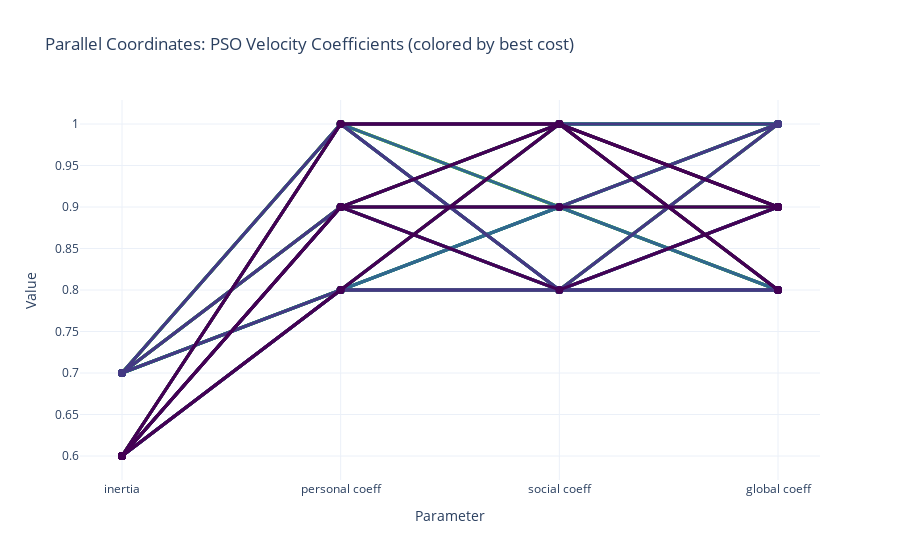

The notebook cell saved with this chart:
### Code cell
# Draw parallel coordinates for w_inertia, c_personal, c_social, c_global
# Each line represents a row from the previous table, colored by best cost (darker = better)
# If two lines coincide, the darker color (lower cost) should be drawn on top
import plotly.graph_objects as go
import pandas as pd

def plot_parallel_coords(table_df):
    # Use only the required columns
    axes = ['inertia', 'personal coeff', 'social coeff', 'global coeff']
    color_col = 'bin color'
    cost_col = 'best cost'
    # Sort so that lower cost (darker) is plotted last (on top)
    # Viridis: lower cost = lower bin = darker color
    # To ensure darker lines are on top, plot lightest (highest cost) first, darkest (lowest cost) last
    table_df_sorted = table_df.sort_values(cost_col, ascending=False).reset_index(drop=True)
    fig = go.Figure()
    for i, row in table_df_sorted.iterrows():
        y = [row[a] for a in axes]
        color = row[color_col]
        fig.add_trace(go.Scatter(
            x=axes,
            y=y,
            mode='lines+markers',
            line=dict(color=color, width=3),
            marker=dict(color=color, size=8),
            name=f"best_cost={row[cost_col]:.2f}",
            showlegend=False
        ))
    fig.update_layout(
        title="Parallel Coordinates: PSO Velocity Coefficients (colored by best cost)",
        xaxis_title="Parameter",
        yaxis_title="Value",
        template="plotly_white"
    )
    fig.update_xaxes(type='category')
    fig.show()

# Try to find the last table_df in scope (from previous cell)
if 'table_df' in locals() and not table_df.empty:
    plot_parallel_coords(table_df)
else:
    print("Run the previous cell to generate the table first.")

### Figure 1 — Plotly figure (JSON) as saved in the notebook; plotly's stock layout.template omitted (floating-point values rounded to 4 significant figures)
{"data": [{"line": {"color": "#fde725", "width": 3}, "marker": {"color": "#fde725", "size": 8}, "mode": "lines+markers", "name": "best_cost=3.43", "showlegend": false, "type": "scatter", "x": ["inertia", "personal coeff", "social coeff", "global coeff"], "y": [0.7, 0.8, 1, 0.8]}, {"line": {"color": "#fde725", "width": 3}, "marker": {"color": "#fde725", "size": 8}, "mode": "lines+markers", "name": "best_cost=3.16", "showlegend": false, "type": "scatter", "x": ["inertia", "personal coeff", "social coeff", "global coeff"], "y": [0.7, 0.8, 0.9, 0.8]}, {"line": {"color": "#fde725", "width": 3}, "marker": {"color": "#fde725", "size": 8}, "mode": "lines+markers", "name": "best_cost=3.10", "showlegend": false, "type": "scatter", "x": ["inertia", "personal coeff", "social coeff", "global coeff"], "y": [0.7, 1, 1, 0.9]}, {"line": {"color": "#fde725", "width": 3}, "marker": {"color": "#fde725", "size": 8}, "mode": "lines+markers", "name": "best_cost=2.86", "showlegend": false, "type": "scatter", "x": ["inertia", "personal coeff", "social coeff", "global coeff"], "y": [0.6, 1, 0.9, 1]}, {"line": {"color": "#fde725", "width": 3}, "marker": {"color": "#fde725", "size": 8}, "mode": "lines+markers", "name": "best_cost=2.63", "showlegend": false, "type": "scatter", "x": ["inertia", "personal coeff", "social coeff", "global coeff"], "y": [0.7, 1, 0.9, 0.9]}, {"line": {"color": "#fde725", "width": 3}, "marker": {"color": "#fde725", "size": 8}, "mode": "lines+markers", "name": "best_cost=2.61", "showlegend": false, "type": "scatter", "x": ["inertia", "personal coeff", "social coeff", "global coeff"], "y": [0.6, 1, 0.9, 0.9]}, {"line": {"color": "#fde725", "width": 3}, "marker": {"color": "#fde725", "size": 8}, "mode": "lines+markers", "name": "best_cost=2.57", "showlegend": false, "type": "scatter", "x": ["inertia", "personal coeff", "social coeff", "global coeff"], "y": [0.7, 0.9, 1, 1]}, {"line": {"color": "#fde725", "width": 3}, "marker": {"color": "#fde725", "size": 8}, "mode": "lines+markers", "name": "best_cost=2.54", "showlegend": false, "type": "scatter", "x": ["inertia", "personal coeff", "social coeff", "global coeff"], "y": [0.7, 0.9, 0.9, 0.9]}, {"line": {"color": "#90d743", "width": 3}, "marker": {"color": "#90d743", "size": 8}, "mode": "lines+markers", "name": "best_cost=2.47", "showlegend": false, "type": "scatter", "x": ["inertia", "personal coeff", "social coeff", "global coeff"], "y": [0.7, 1, 1, 1]}, {"line": {"color": "#90d743", "width": 3}, "marker": {"color": "#90d743", "size": 8}, "mode": "lines+markers", "name": "best_cost=2.46", "showlegend": false, "type": "scatter", "x": ["inertia", "personal coeff", "social coeff", "global coeff"], "y": [0.7, 0.9, 0.8, 1]}, {"line": {"color": "#90d743", "width": 3}, "marker": {"color": "#90d743", "size": 8}, "mode": "lines+markers", "name": "best_cost=2.29", "showlegend": false, "type": "scatter", "x": ["inertia", "personal coeff", "social coeff", "global coeff"], "y": [0.6, 1, 0.9, 0.8]}, {"line": {"color": "#90d743", "width": 3}, "marker": {"color": "#90d743", "size": 8}, "mode": "lines+markers", "name": "best_cost=2.19", "showlegend": false, "type": "scatter", "x": ["inertia", "personal coeff", "social coeff", "global coeff"], "y": [0.7, 0.8, 0.8, 1]}, {"line": {"color": "#90d743", "width": 3}, "marker": {"color": "#90d743", "size": 8}, "mode": "lines+markers", "name": "best_cost=2.17", "showlegend": false, "type": "scatter", "x": ["inertia", "personal coeff", "social coeff", "global coeff"], "y": [0.6, 0.9, 0.9, 1]}, {"line": {"color": "#90d743", "width": 3}, "marker": {"color": "#90d743", "size": 8}, "mode": "lines+markers", "name": "best_cost=2.16", "showlegend": false, "type": "scatter", "x": ["inertia", "personal coeff", "social coeff", "global coeff"], "y": [0.7, 1, 0.8, 0.8]}, {"line": {"color": "#90d743", "width": 3}, "marker": {"color": "#90d743", "size": 8}, "mode": "lines+markers", "name": "best_cost=2.12", "showlegend": false, "type": "scatter", "x": ["inertia", "personal coeff", "social coeff", "global coeff"], "y": [0.6, 0.8, 0.8, 1]}, {"line": {"color": "#90d743", "width": 3}, "marker": {"color": "#90d743", "size": 8}, "mode": "lines+markers", "name": "best_cost=1.92", "showlegend": false, "type": "scatter", "x": ["inertia", "personal coeff", "social coeff", "global coeff"], "y": [0.7, 0.9, 0.9, 0.8]}, {"line": {"color": "#35b779", "width": 3}, "marker": {"color": "#35b779", "size": 8}, "mode": "lines+markers", "name": "best_cost=1.87", "showlegend": false, "type": "scatter", "x": ["inertia", "personal coeff", "social coeff", "global coeff"], "y": [0.7, 0.9, 1, 0.8]}, {"line": {"color": "#35b779", "width": 3}, "marker": {"color": "#35b779", "size": 8}, "mode": "lines+markers", "name": "best_cost=1.86", "showlegend": false, "type": "scatter", "x": ["inertia", "personal coeff", "social coeff", "global coeff"], "y": [0.7, 0.8, 0.8, 0.8]}, {"line": {"color": "#35b779", "width": 3}, "marker": {"color": "#35b779", "size": 8}, "mode": "lines+markers", "name": "best_cost=1.85", "showlegend": false, "type": "scatter", "x": ["inertia", "personal coeff", "social coeff", "global coeff"], "y": [0.6, 0.8, 0.9, 0.9]}, {"line": {"color": "#35b779", "width": 3}, "marker": {"color": "#35b779", "size": 8}, "mode": "lines+markers", "name": "best_cost=1.83", "showlegend": false, "type": "scatter", "x": ["inertia", "personal coeff", "social coeff", "global coeff"], "y": [0.7, 1, 0.9, 0.8]}, {"line": {"color": "#35b779", "width": 3}, "marker": {"color": "#35b779", "size": 8}, "mode": "lines+markers", "name": "best_cost=1.83", "showlegend": false, "type": "scatter", "x": ["inertia", "personal coeff", "social coeff", "global coeff"], "y": [0.7, 0.8, 1, 0.9]}, {"line": {"color": "#35b779", "width": 3}, "marker": {"color": "#35b779", "size": 8}, "mode": "lines+markers", "name": "best_cost=1.79", "showlegend": false, "type": "scatter", "x": ["inertia", "personal coeff", "social coeff", "global coeff"], "y": [0.7, 0.9, 0.8, 0.9]}, {"line": {"color": "#35b779", "width": 3}, "marker": {"color": "#35b779", "size": 8}, "mode": "lines+markers", "name": "best_cost=1.74", "showlegend": false, "type": "scatter", "x": ["inertia", "personal coeff", "social coeff", "global coeff"], "y": [0.6, 1, 0.8, 0.9]}, {"line": {"color": "#21918c", "width": 3}, "marker": {"color": "#21918c", "size": 8}, "mode": "lines+markers", "name": "best_cost=1.70", "showlegend": false, "type": "scatter", "x": ["inertia", "personal coeff", "social coeff", "global coeff"], "y": [0.6, 1, 0.8, 0.8]}, {"line": {"color": "#21918c", "width": 3}, "marker": {"color": "#21918c", "size": 8}, "mode": "lines+markers", "name": "best_cost=1.68", "showlegend": false, "type": "scatter", "x": ["inertia", "personal coeff", "social coeff", "global coeff"], "y": [0.7, 0.9, 1, 0.9]}, {"line": {"color": "#21918c", "width": 3}, "marker": {"color": "#21918c", "size": 8}, "mode": "lines+markers", "name": "best_cost=1.61", "showlegend": false, "type": "scatter", "x": ["inertia", "personal coeff", "social coeff", "global coeff"], "y": [0.6, 0.8, 1, 1]}, {"line": {"color": "#21918c", "width": 3}, "marker": {"color": "#21918c", "size": 8}, "mode": "lines+markers", "name": "best_cost=1.59", "showlegend": false, "type": "scatter", "x": ["inertia", "personal coeff", "social coeff", "global coeff"], "y": [0.7, 0.8, 1, 1]}, {"line": {"color": "#21918c", "width": 3}, "marker": {"color": "#21918c", "size": 8}, "mode": "lines+markers", "name": "best_cost=1.58", "showlegend": false, "type": "scatter", "x": ["inertia", "personal coeff", "social coeff", "global coeff"], "y": [0.7, 0.8, 0.9, 1]}, {"line": {"color": "#21918c", "width": 3}, "marker": {"color": "#21918c", "size": 8}, "mode": "lines+markers", "name": "best_cost=1.52", "showlegend": false, "type": "scatter", "x": ["inertia", "personal coeff", "social coeff", "global coeff"], "y": [0.7, 1, 1, 0.8]}, {"line": {"color": "#21918c", "width": 3}, "marker": {"color": "#21918c", "size": 8}, "mode": "lines+markers", "name": "best_cost=1.52", "showlegend": false, "type": "scatter", "x": ["inertia", "personal coeff", "social coeff", "global coeff"], "y": [0.6, 0.9, 1, 1]}, {"line": {"color": "#21918c", "width": 3}, "marker": {"color": "#21918c", "size": 8}, "mode": "lines+markers", "name": "best_cost=1.49", "showlegend": false, "type": "scatter", "x": ["inertia", "personal coeff", "social coeff", "global coeff"], "y": [0.6, 0.8, 0.9, 1]}, {"line": {"color": "#31688e", "width": 3}, "marker": {"color": "#31688e", "size": 8}, "mode": "lines+markers", "name": "best_cost=1.47", "showlegend": false, "type": "scatter", "x": ["inertia", "personal coeff", "social coeff", "global coeff"], "y": [0.6, 0.9, 0.8, 1]}, {"line": {"color": "#31688e", "width": 3}, "marker": {"color": "#31688e", "size": 8}, "mode": "lines+markers", "name": "best_cost=1.47", "showlegend": false, "type": "scatter", "x": ["inertia", "personal coeff", "social coeff", "global coeff"], "y": [0.7, 1, 0.9, 1]}, {"line": {"color": "#31688e", "width": 3}, "marker": {"color": "#31688e", "size": 8}, "mode": "lines+markers", "name": "best_cost=1.40", "showlegend": false, "type": "scatter", "x": ["inertia", "personal coeff", "social coeff", "global coeff"], "y": [0.7, 1, 0.8, 1]}, {"line": {"color": "#31688e", "width": 3}, "marker": {"color": "#31688e", "size": 8}, "mode": "lines+markers", "name": "best_cost=1.34", "showlegend": false, "type": "scatter", "x": ["inertia", "personal coeff", "social coeff", "global coeff"], "y": [0.6, 0.9, 0.9, 0.8]}, {"line": {"color": "#31688e", "width": 3}, "marker": {"color": "#31688e", "size": 8}, "mode": "lines+markers", "name": "best_cost=1.32", "showlegend": false, "type": "scatter", "x": ["inertia", "personal coeff", "social coeff", "global coeff"], "y": [0.6, 0.8, 0.9, 0.8]}, {"line": {"color": "#31688e", "width": 3}, "marker": {"color": "#31688e", "size": 8}, "mode": "lines+markers", "name": "best_cost=1.28", "showlegend": false, "type": "scatter", "x": ["inertia", "personal coeff", "social coeff", "global coeff"], "y": [0.7, 0.8, 0.9, 0.9]}, {"line": {"color": "#443983", "width": 3}, "marker": {"color": "#443983", "size": 8}, "mode": "lines+markers", "name": "best_cost=1.27", "showlegend": false, "type": "scatter", "x": ["inertia", "personal coeff", "social coeff", "global coeff"], "y": [0.7, 0.8, 0.8, 0.9]}, {"line": {"color": "#443983", "width": 3}, "marker": {"color": "#443983", "size": 8}, "mode": "lines+markers", "name": "best_cost=1.27", "showlegend": false, "type": "scatter", "x": ["inertia", "personal coeff", "social coeff", "global coeff"], "y": [0.7, 0.9, 0.8, 0.8]}, {"line": {"color": "#443983", "width": 3}, "marker": {"color": "#443983", "size": 8}, "mode": "lines+markers", "name": "best_cost=1.24", "showlegend": false, "type": "scatter", "x": ["inertia", "personal coeff", "social coeff", "global coeff"], "y": [0.6, 0.8, 0.8, 0.8]}, {"line": {"color": "#443983", "width": 3}, "marker": {"color": "#443983", "size": 8}, "mode": "lines+markers", "name": "best_cost=1.20", "showlegend": false, "type": "scatter", "x": ["inertia", "personal coeff", "social coeff", "global coeff"], "y": [0.6, 1, 0.8, 1]}, {"line": {"color": "#443983", "width": 3}, "marker": {"color": "#443983", "size": 8}, "mode": "lines+markers", "name": "best_cost=1.18", "showlegend": false, "type": "scatter", "x": ["inertia", "personal coeff", "social coeff", "global coeff"], "y": [0.6, 0.8, 0.8, 0.9]}, {"line": {"color": "#443983", "width": 3}, "marker": {"color": "#443983", "size": 8}, "mode": "lines+markers", "name": "best_cost=1.17", "showlegend": false, "type": "scatter", "x": ["inertia", "personal coeff", "social coeff", "global coeff"], "y": [0.7, 1, 0.8, 0.9]}, {"line": {"color": "#443983", "width": 3}, "marker": {"color": "#443983", "size": 8}, "mode": "lines+markers", "name": "best_cost=1.16", "showlegend": false, "type": "scatter", "x": ["inertia", "personal coeff", "social coeff", "global coeff"], "y": [0.7, 0.9, 0.9, 1]}, {"line": {"color": "#443983", "width": 3}, "marker": {"color": "#443983", "size": 8}, "mode": "lines+markers", "name": "best_cost=1.10", "showlegend": false, "type": "scatter", "x": ["inertia", "personal coeff", "social coeff", "global coeff"], "y": [0.6, 0.9, 0.8, 0.8]}, {"line": {"color": "#443983", "width": 3}, "marker": {"color": "#443983", "size": 8}, "mode": "lines+markers", "name": "best_cost=1.02", "showlegend": false, "type": "scatter", "x": ["inertia", "personal coeff", "social coeff", "global coeff"], "y": [0.6, 1, 1, 1]}, {"line": {"color": "#440154", "width": 3}, "marker": {"color": "#440154", "size": 8}, "mode": "lines+markers", "name": "best_cost=1.01", "showlegend": false, "type": "scatter", "x": ["inertia", "personal coeff", "social coeff", "global coeff"], "y": [0.6, 0.8, 1, 0.8]}, {"line": {"color": "#440154", "width": 3}, "marker": {"color": "#440154", "size": 8}, "mode": "lines+markers", "name": "best_cost=1.00", "showlegend": false, "type": "scatter", "x": ["inertia", "personal coeff", "social coeff", "global coeff"], "y": [0.6, 0.9, 0.9, 0.9]}, {"line": {"color": "#440154", "width": 3}, "marker": {"color": "#440154", "size": 8}, "mode": "lines+markers", "name": "best_cost=1.00", "showlegend": false, "type": "scatter", "x": ["inertia", "personal coeff", "social coeff", "global coeff"], "y": [0.6, 1, 1, 0.9]}, {"line": {"color": "#440154", "width": 3}, "marker": {"color": "#440154", "size": 8}, "mode": "lines+markers", "name": "best_cost=0.99", "showlegend": false, "type": "scatter", "x": ["inertia", "personal coeff", "social coeff", "global coeff"], "y": [0.6, 0.8, 1, 0.9]}, {"line": {"color": "#440154", "width": 3}, "marker": {"color": "#440154", "size": 8}, "mode": "lines+markers", "name": "best_cost=0.94", "showlegend": false, "type": "scatter", "x": ["inertia", "personal coeff", "social coeff", "global coeff"], "y": [0.6, 1, 1, 0.8]}, {"line": {"color": "#440154", "width": 3}, "marker": {"color": "#440154", "size": 8}, "mode": "lines+markers", "name": "best_cost=0.92", "showlegend": false, "type": "scatter", "x": ["inertia", "personal coeff", "social coeff", "global coeff"], "y": [0.6, 0.9, 0.8, 0.9]}, {"line": {"color": "#440154", "width": 3}, "marker": {"color": "#440154", "size": 8}, "mode": "lines+markers", "name": "best_cost=0.87", "showlegend": false, "type": "scatter", "x": ["inertia", "personal coeff", "social coeff", "global coeff"], "y": [0.6, 0.9, 1, 0.8]}, {"line": {"color": "#440154", "width": 3}, "marker": {"color": "#440154", "size": 8}, "mode": "lines+markers", "name": "best_cost=0.87", "showlegend": false, "type": "scatter", "x": ["inertia", "personal coeff", "social coeff", "global coeff"], "y": [0.6, 0.9, 1, 0.9]}], "layout": {"title": {"text": "Parallel Coordinates: PSO Velocity Coefficients (colored by best cost)"}, "xaxis": {"title": {"text": "Parameter"}, "type": "category"}, "yaxis": {"title": {"text": "Value"}}}}
